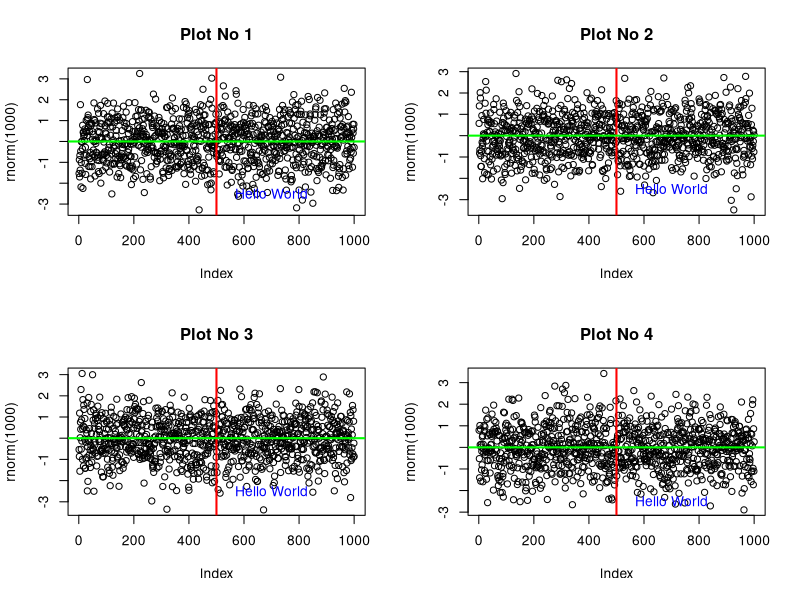
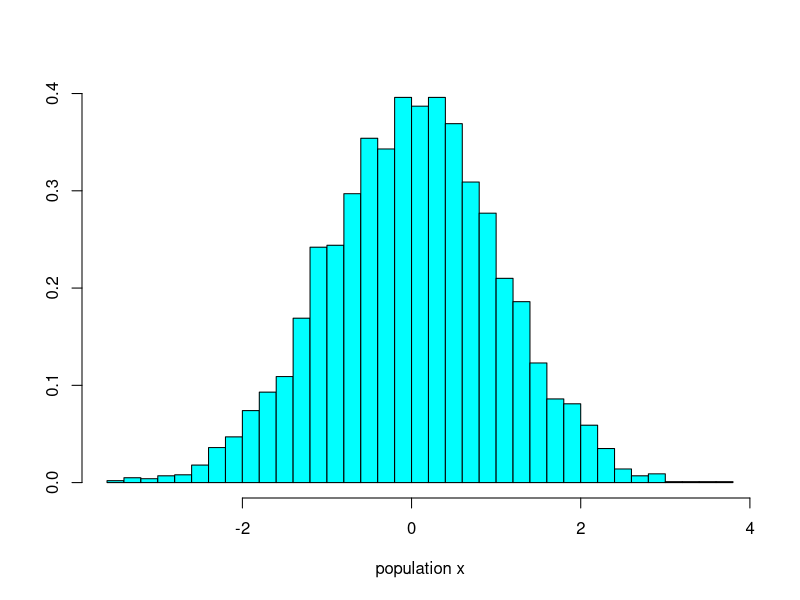
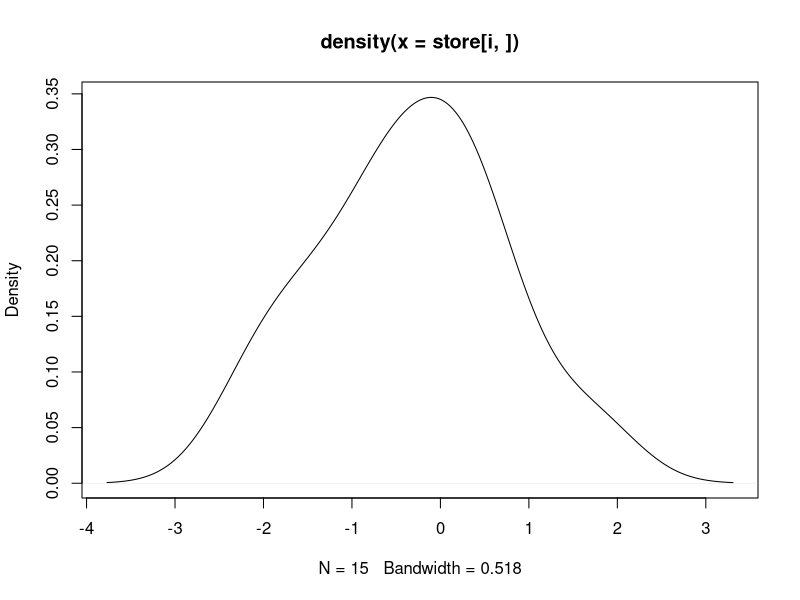
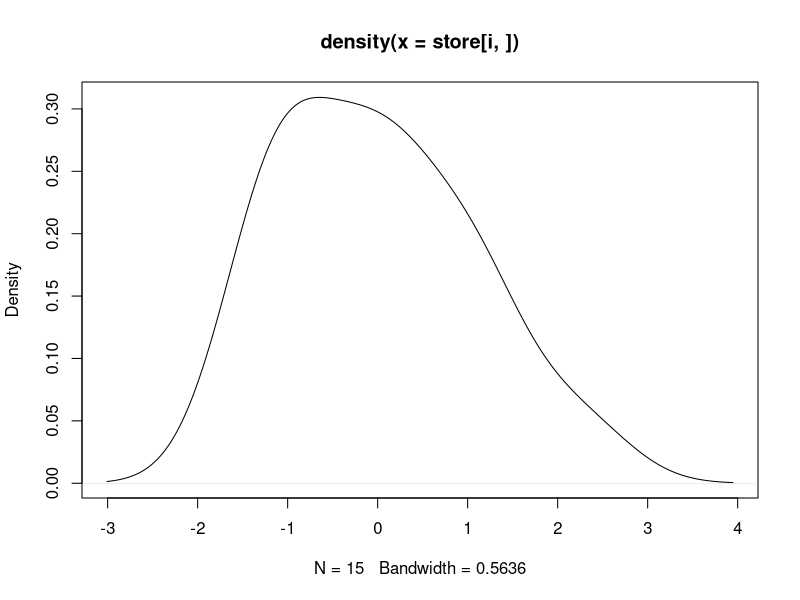
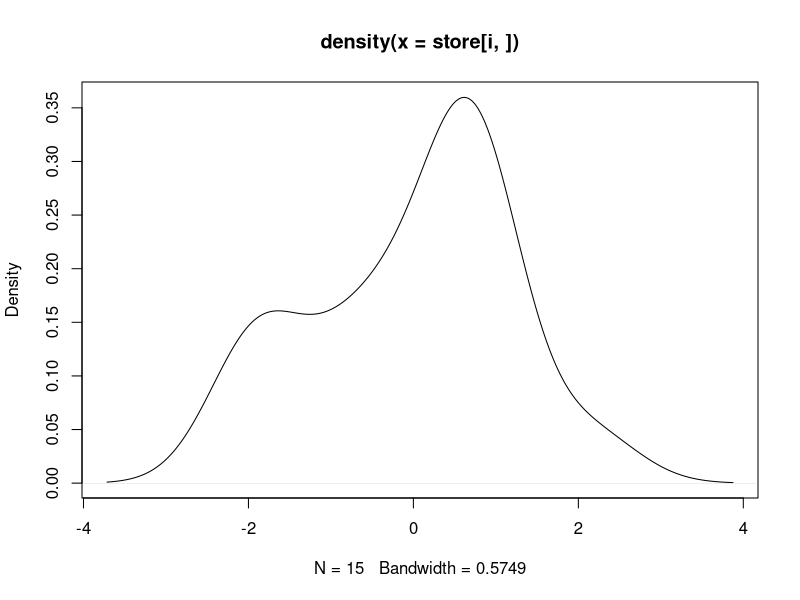
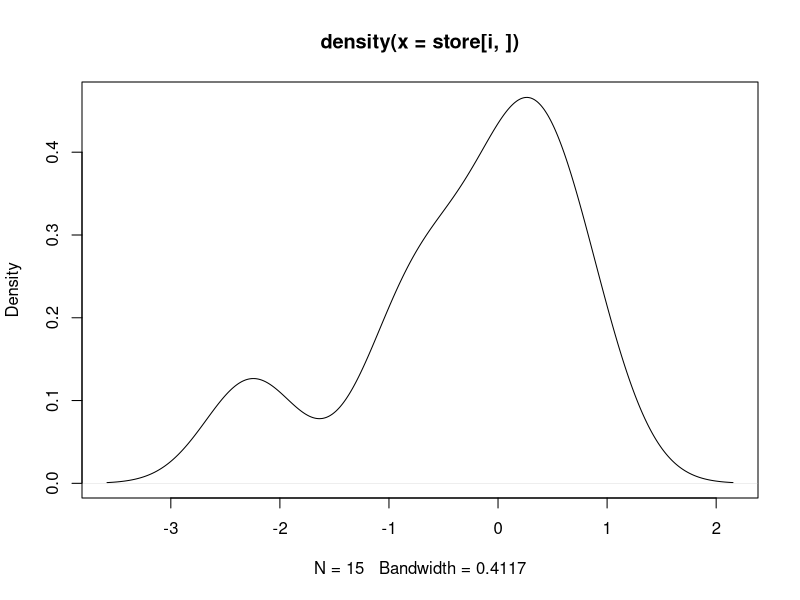
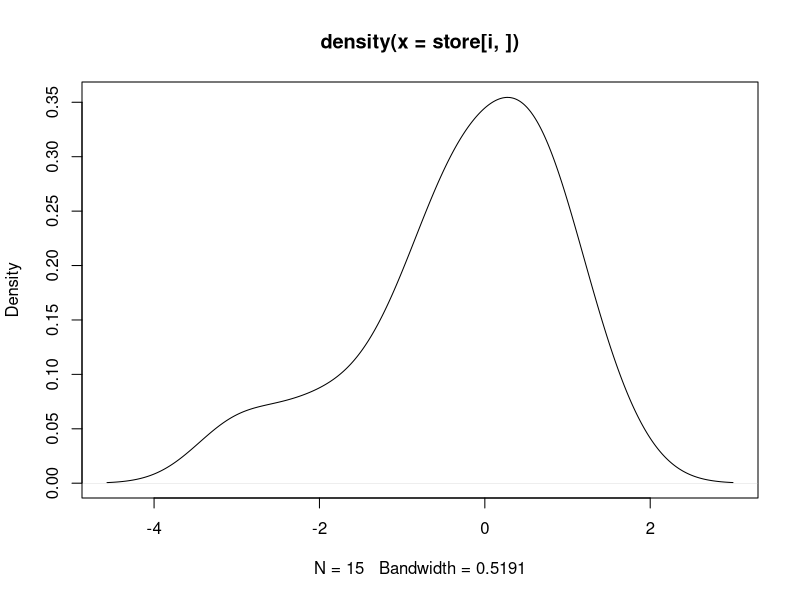
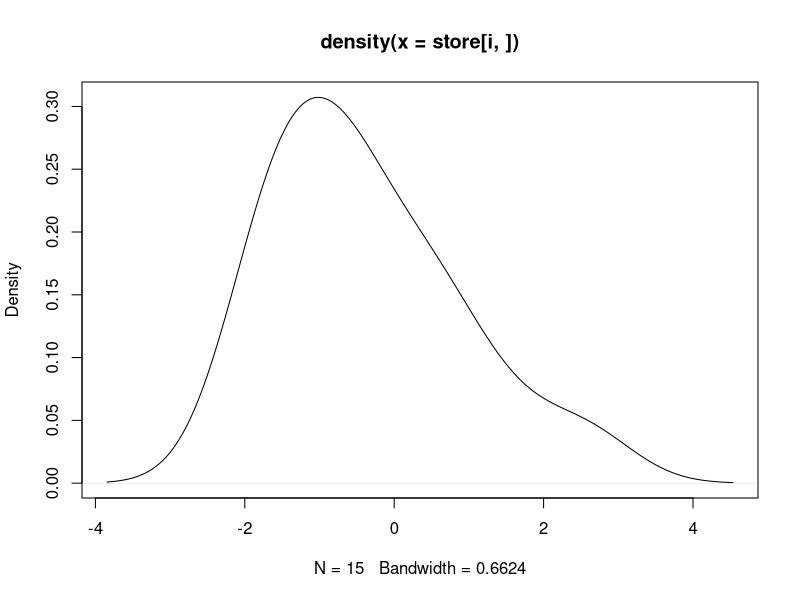

Generate these figures, in order, with R:
## sdtion worksheet number 3
## Jens Hainmueller October 02, 2007

## R commands that are important (and also help with the homework)


# plot multiple figures on one screen
# and adding vertical and horizontal lines to plots and text
# dynamicaly creating plot titles using paste
# this code illustrates it all:
par(mfrow=c(2,2)) # sets up a 2 by 2 plot window
for(i in 1:4){
plot(rnorm(1000),main=paste("Plot No",i)) # use paste to number the plots in title
abline(v=500,col="red",lwd=2) # add a vertical line
abline(h=0,col="green",lwd=2) # add a horizontal line
text(700,-2.5, "Hello World",col="blue")
}
dev.off() # turns it off

# here is how paste works
i <- "very well"
paste("How are you?",i,"\n")

# cat also does the job
cat("How are you?",i,"\n")

# Functions: Functions are just commands
# that you write on your own
# they take inputs (so called arguments) and transform them
# into outputs (so called return values)

# Basic setup
func.name <- function(x){
out <- x
return(out)
}

# evaluate
func.name(x=10)
# we just get x back

# now estimators can be implemented as functions
# since estimators also take some input (data)
# and return some output (the estimate)

# consider the deletion.3 estimator discussed in the teaching problem
# what does it do? in words:
# 1. takes as input a vector x
# 2. sorts x
# 3. deletes the second highest value
# 4. compute the standart deviation
# 5  return the standart deviation

# sorting is done by sort(x)
x1 <- 9:1;x1
sort(x1) # sorts the vector

# a simple implementation (we assume no ties for now)

deletion.estimator.3a <-
  function(x){
 x <- sort(x) # stors the vector in increasing order
              # so that now last value of sort will be the maximum
              # the second to last will thus be the value we want to delete
              # there are 100 ways do to this.
              # for example by creating an indexing vector
 n <- length(x) # the number of elements in x
 index.vector <- c(1:(n-2),n) # this will contain all the numbers
                              # refering to the positions in x expect the second to last one
                              # so if x = 1,2,3,4
                              # index vector = 1,2,4
              # now use the subset vector to reduce x
 x.reduc <- x[index.vector]
 # now we compute the standart devaition of x and return it
 out <- sd(x.reduc)
 return(out)
}

# evaluate
x1 <- c(1,2,3,4,4)
deletion.estimator.3a(x=x1)

# here is a more elegent version that uses the fact that
# we can eleminate an element from a vector by indexing
# the position to eliminate with a minus sign
x1
x1[1:4]
x1[-2] # eliminates the second element
x1[-c(1,4)] #eleminates the first and the fourth element

# using this fact the estimator can be implemented as
deletion.estimator.3b <-
  function(x){
 out <- sd(sort(x)[-(length(x)-1)]) # here is the money: we dynmally grab n as length(x)
 return(out)                       # and enter -(n-1) as the subset index to the sorted vector
}

# Evaluate
deletion.estimator.3b(x1)

# now also get rid of the canned sd() function
deletion.estimator.3c <-
  function(x){
  x.reduc <- sort(x)[-(length(x)-1)] # get the reduced x vector
  n.reduc <- length(x.reduc)
  # here is most transparant way of computing the sd that i could come up with
  x.bar <- mean(x.reduc)   # get he mean
  squared.deviations <- (x.reduc - x.bar)^2 # compute the squared deviations
  sum.squared.deviations <- sum(squared.deviations) # sum them
  x.var <- sum.squared.deviations * 1 / (n.reduc - 1)   # scale by 1/(n-1)
  out <- sqrt(x.var)
  return(out)
}

# evaluate
deletion.estimator.3c(x1)

# evidently, we can code this more elegantly (and we could probably reduce further)
deletion.estimator.3d <-
  function(x){
  out <- sqrt(1/(length(x) - 2) *
         sum((sort(x)[-(length(x)-1)] - mean(sort(x)[-(length(x)-1)]))^2))
  return(out)
}

# evaluate
deletion.estimator.3d(x1)

# here is modified version of the function that also deals with ties
# as it will always delete all the elements that are equal to the
# second highest element
# so x1 = 1,2,3,3,4,4 -> x.reduc = 1,2,4,4
deletion.estimator.3e <-
  function(x){
  if(sd(x)==0){stop("No variation in x")}
  x.reduc <- x[
               x != x[
                      min(
                          which(sort(x1)==max(x1))
                          )-1
                     ]
              ] # examine this line closley at home
  out <- sd(x.reduc)
  return(out)
}

# evaluate
deletion.estimator.3e(x1)

# in the homework there are no ties!! we sample without replacement so no reason to worry


# apply() - a key command that applies
# a function to each row or column of a matrix

# examine the following matrix
store <- matrix(c(1:8),2,4) ; store

# how can we compute the sum for each row of the matrix
# we can use a for loop
# we let i go from 1 to 2 as there are two rows
# and in each iteration we compute the sum of the ith row
# and print it on the screen
# here is the code
for(i in 1:nrow(store)){
 cat("sum of row",i," is equal to",sum(store[i,]),"\n")
}

# similiary we could compute the sums over the columns of the matrix
for(i in 1:ncol(store)){
 cat("sum of column",i," is equal to",sum(store[,i]),"\n")
}

# so in the for loops we apply the function sum() iterativley for
# each row or column.

# an alternative way to apply a function like sum to all of the
# rows or columns at the same time is the apply function
# here is how it works
# get the sum for each row
# the MARGIN 1 means that the function (here: sum) is
# applied over the rows
apply(X=store,MARGIN=1,FUN=sum)

# get the sum for each column
# the MARGIN 2 means that the function (here: sum) is
apply(X=store,MARGIN=2,FUN=sum)

# this works for all functions that take a numeric vector
# here we take the mean over rows and columns
apply(X=store,MARGIN=1,FUN=mean)
apply(X=store,MARGIN=2,FUN=mean)

# let's take it to the next step and apply three functions
# to the vectors of a matrix at the same time
three.at.once <- function(x){
  out <- c(mean(x),sum(x),sd(x))
  return(out)
}

# take a look very at the following line of code
# rerun it many times until your absolutly clear
# on what happens here
# if you don't understand it afer rerunning many times
# you can come to office hours and i will explain it again

# we pass our function to apply
# so that three.at.once() will be applied to
# each column of the store matrix
Z <- apply(X=store,MARGIN=2,FUN=three.at.once)
Z
rownames(Z) <- c("Mean","Sum","Sd")
Z

# so for each column we get back a three element vector
# one with the column mean, one with the colum sum
# and one with the column sd

# we can do the same operation over the rows
Z <- apply(X=store,MARGIN=1,FUN=three.at.once)
Z
rownames(Z) <- c("Mean","Sum","Sd")
Z
# we only get two columns elements back here, because
# store have two rows


# putting it all together: a monte carlo study to simulate the
# sampling sidtribution of two estimators
# we consider the following two estimators:

# 1. the sample total: sum(x)
# 2. the mean of the 7th and 8th sample element: mean(x[c(7,8)])


# we simulate the sampling distribution of these estimators just as
# described in the lecture slides
# 1. we draw M random samples of size n from
# from the population
# 2. in each sample, we compute the estimate with the estimator
# 3. the estimates over M samples represent the sampling distribution
# of the estimator
# 4. we can compare the parameters of the sampling distribution to the true
# population parameters

# set the sample size and the number of simulations
M <- 10000
n <- 15

# define the population
population <- rnorm(5000,mean=0,sd=1)

# visualize the population
library(MASS)
truehist(population,xlab="population x")

# here are the population mean and sd
true.mean <- mean(population)
true.sd <- sd(population)

# now we define an empty store matrix where we will store the M samples
store <- matrix(NA,M,n) # on row for each sample of size n
head(store)

# now we draw M samples from the population and stick them
# in the rows of our store matrix
for(i in 1:M){
store[i,] <- sample(population,n,replace=FALSE)
}

# so this is what these samples look like
# you can interupt this run anytime
for(i in 1:100){
plot(density(store[i,]))
}

# define the two estimators:

# the sum: (could also just use sum() of course)
our.sum.estimator <- function(x){
 out <- sum(x)
 return(out)
}

# the mean of the 7th and 8th element
our.mean.7.8.estimator <- function(x){
 out <- mean(x[c(7,8)])
 return(out)
}

# now we need to apply each of the estimators to each of the
# samples and store the estimates

# the cumbersome way:
store.est <- matrix(NA,M,2) # build a store matrix for the estimates
colnames(store.est) <- c("sum(x)","mean(x[c(7,8)])")

for(i in 1:M){ # loop through samples
 x <- store[i,] # pull out sample
 store.est[i,1] <- our.sum.estimator(x)      # apply sum estimator to sample and store
 store.est[i,2] <- our.mean.7.8.estimator(x) # apply sum estimator to sample and store
 cat("Estimators applied to Sample No",i,"\n")
}

# look at the results
head(store.est)
summary(store.est)
# how do we interpret the results?
true.mean; true.sd

par(mfrow=c(2,1))
truehist(store.est[,"sum(x)"],xlab="sum(x) hat")
abline(v=true.mean,col="red") # here we superimpose the true population mean
truehist(store.est[,"mean(x[c(7,8)])"],xlab="mean(x[c(7,8)]) hat")
abline(v=true.mean,col="red") # here we superimpose the true population mean

dev.off()


# what is going on here? bias, efficiency
# would this work if population is nonnormal?

# now back to apply: instead of using a for loop we can  use apply
# to apply the estimators to each row in the store matrix

# apply the our.sum.estimator to each sample
sampling.dist1 <- apply(store,1,our.sum.estimator)
# apply the our.mean.7.8.estimator to each sample
sampling.dist2 <- apply(store,1,our.mean.7.8.estimator)

# and we get the same pictures:
par(mfrow=c(2,1))
truehist(sampling.dist1,xlab="sum(x) hat")
abline(v=true.mean,col="red",lwd=2)
truehist(sampling.dist2,xlab="mean(x[c(7,8)]) hat")
abline(v=true.mean,col="red",lwd=2)
dev.off()

# one last time: here is how to do it all at once.
two.estimators.at.once <- function(x){
out <- c(our.sum.estimator(x),our.mean.7.8.estimator(x))
}

# this applies both estimators at the same time:
sampling.dists <- apply(store,1,two.estimators.at.once)
row.names(sampling.dists) <- c("sum(x) hat","mean(x[c(7,8)]) hat")

# short code for plotting
for(i in row.names(sampling.dists)){
truehist(sampling.dists[i,],xlab=paste(i))
abline(v=true.mean,col="red",lwd=2)
}

# MSE? think up the pseudo code and implement step by step
